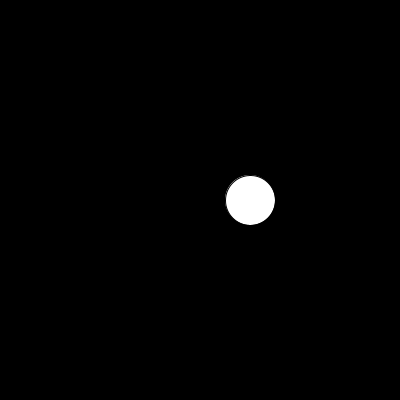
Frame 1 (no input)
Frame 60 (the mouse pressed at the canvas centre just before this capture): identical to frame 1, image omitted
Frame 120 (the mouse held since frame 60 and released just before this capture): identical to frame 1, image omitted

The Processing sketch that drew this single still picture (run headless with seeded random() and noise(); from frame 60 on, the mouse is pressed at the canvas centre):

// Processing sketch: make_ballon_class
// ── make_ballon_class.pde


void setup(){
 size(400,400);
}

void draw(){
  Ballon myBallon = new Ballon(200,200,50,2);
  Ballon myBallon1 = new Ballon(250,200,50,2);
  myBallon.show();
  myBallon1.show();
}

class Ballon{
 float diameter;
 float speed;
 float x;
 float y;
 
 Ballon(float x, float y, float diameter, float speed){
   this.x = x;
   this.y = y;
   this.diameter = diameter;
   this.speed = speed;
 }
 
 void show(){
   background(0);
   ellipse(x,y,diameter,diameter);
   y = y - speed;
 }
 
}
